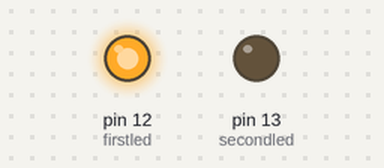
Bench run of a sketch on a simulated Arduino Uno, built with avr-gcc and run on an emulated ATmega328P. On the bench: output pins drawn as LEDs (lit = HIGH).

Above: at 1.0 s.
At 3.5 s:
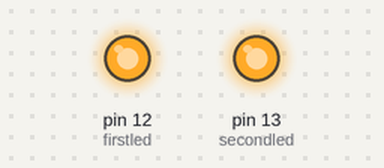
At 5.5 s:
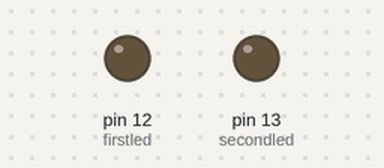
Timing chart, 0 to 6.9 s (numbered marks = the images above):
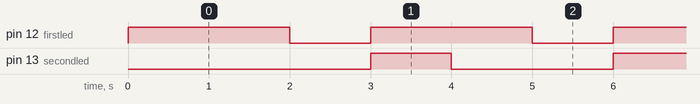

The sketch:

two_leds_simultaneously.ino
```cpp
int firstled=12;
int secondled=13;
int firstledstate=LOW;
int secondledstate=HIGH;
void setup() {
  // put your setup code here, to run once:
  // initialize digital pin 13 as an output.
  pinMode(firstled, OUTPUT);
  pinMode(secondled,OUTPUT);

}

void loop() {
  // put your main code here, to run repeatedly:
  firstledstate=HIGH;
  secondledstate=LOW;
  digitalWrite(firstled,firstledstate);
   delay(1000);
  digitalWrite(secondled,secondledstate);
  firstledstate=LOW;
  secondledstate=HIGH;
  delay(1000);
  digitalWrite(firstled,firstledstate);
   delay(1000);
  digitalWrite(secondled,secondledstate);
}
```

Measured:
- by itself, pin 12 (firstled): alternates HIGH for 2.0 s and LOW for 1.0 s
- by itself, pin 13 (secondled): alternates HIGH for 1.0 s and LOW for 2.0 s
- by itself, everything shown: repeats every 3.0 s, in 4 steps
